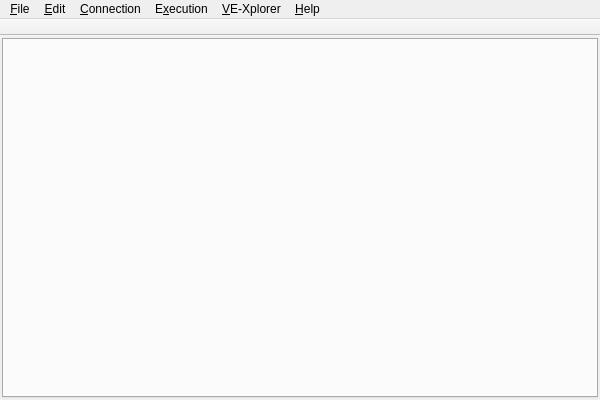
<?xml version="1.0" encoding="UTF-8"?>
<ui version="4.0">
 <class>MainWindow</class>
 <widget class="QMainWindow" name="MainWindow">
  <property name="geometry">
   <rect>
    <x>0</x>
    <y>0</y>
    <width>600</width>
    <height>400</height>
   </rect>
  </property>
  <property name="windowTitle">
   <string>MainWindow</string>
  </property>
  <property name="styleSheet">
   <string notr="true">/*
QToolBar
{
	background: qlineargradient(spread:pad, x1:0, y1:1, x2:0, y2:0, stop:0 rgba(50, 50, 50, 220), stop:1 rgba(150, 150, 150, 220));
background: qlineargradient(spread:pad, x1:0, y1:1, x2:0, y2:0, stop:0 rgba(75, 75, 75, 255), stop: 0.60 rgba(100,100,100,255), stop:0.61 rgba(110,110,110,255), stop:1 rgba(130, 130, 130, 255));
	border-radius: 1px;
}

QToolBar[orientation=&quot;2&quot;]
{
	background:qlineargradient(spread:pad, x1:0, y1:0, x2:1, y2:0, stop:0 rgba(0, 0, 0, 220), stop:1 rgba(100, 100, 100, 220));
background: qlineargradient(spread:pad, x1:0, y1:0, x2:1, y2:0, stop:0 rgba(75, 75, 75, 220), stop: 0.5 rgba(100,100,100,220), stop:0.51 rgba(125,125,125,220), stop:1 rgba(150, 150, 150, 220));
	border-radius: 6px;
}

QToolButton:hover
{
	background: rgba(255,255,255,30);
	border: none;
}
*/</string>
  </property>
  <property name="iconSize">
   <size>
    <width>32</width>
    <height>32</height>
   </size>
  </property>
  <widget class="QWidget" name="centralWidget">
   <layout class="QHBoxLayout" name="horizontalLayout">
    <property name="margin">
     <number>2</number>
    </property>
    <item>
     <widget class="QTabWidget" name="tabWidget">
      <property name="tabPosition">
       <enum>QTabWidget::North</enum>
      </property>
      <property name="tabShape">
       <enum>QTabWidget::Rounded</enum>
      </property>
      <property name="currentIndex">
       <number>-1</number>
      </property>
      <property name="tabsClosable">
       <bool>true</bool>
      </property>
      <property name="movable">
       <bool>true</bool>
      </property>
     </widget>
    </item>
   </layout>
  </widget>
  <widget class="QMenuBar" name="menuBar">
   <property name="geometry">
    <rect>
     <x>0</x>
     <y>0</y>
     <width>600</width>
     <height>19</height>
    </rect>
   </property>
   <property name="nativeMenuBar">
    <bool>false</bool>
   </property>
   <widget class="QMenu" name="menu_File">
    <property name="title">
     <string>&amp;File</string>
    </property>
    <addaction name="actionNew"/>
    <addaction name="actionOpen"/>
    <addaction name="actionRun"/>
    <addaction name="separator"/>
    <addaction name="actionSave"/>
    <addaction name="actionSaveAs"/>
   </widget>
   <widget class="QMenu" name="menu_Edit">
    <property name="title">
     <string>&amp;Edit</string>
    </property>
    <addaction name="actionZoomIn"/>
    <addaction name="actionZoomOut"/>
    <addaction name="actionZoomAll"/>
    <addaction name="actionFind"/>
   </widget>
   <widget class="QMenu" name="menu_Connection">
    <property name="title">
     <string>&amp;Connection</string>
    </property>
   </widget>
   <widget class="QMenu" name="menuE_xecution">
    <property name="title">
     <string>E&amp;xecution</string>
    </property>
   </widget>
   <widget class="QMenu" name="menu_VE_Xplorer">
    <property name="title">
     <string>&amp;VE-Xplorer</string>
    </property>
   </widget>
   <widget class="QMenu" name="menu_Help">
    <property name="title">
     <string>&amp;Help</string>
    </property>
   </widget>
   <addaction name="menu_File"/>
   <addaction name="menu_Edit"/>
   <addaction name="menu_Connection"/>
   <addaction name="menuE_xecution"/>
   <addaction name="menu_VE_Xplorer"/>
   <addaction name="menu_Help"/>
  </widget>
  <widget class="QToolBar" name="mainToolBar">
   <property name="movable">
    <bool>false</bool>
   </property>
   <property name="floatable">
    <bool>false</bool>
   </property>
   <attribute name="toolBarArea">
    <enum>TopToolBarArea</enum>
   </attribute>
   <attribute name="toolBarBreak">
    <bool>false</bool>
   </attribute>
  </widget>
  <action name="actionNew">
   <property name="icon">
    <iconset resource="propertyBrowser/icons.qrc">
     <normaloff>:/xpm/ToolBar/NewDocumentButton.xpm</normaloff>:/xpm/ToolBar/NewDocumentButton.xpm</iconset>
   </property>
   <property name="text">
    <string>&amp;New</string>
   </property>
   <property name="iconVisibleInMenu">
    <bool>false</bool>
   </property>
  </action>
  <action name="actionOpen">
   <property name="icon">
    <iconset resource="propertyBrowser/icons.qrc">
     <normaloff>:/xpm/ToolBar/OpenButton.xpm</normaloff>:/xpm/ToolBar/OpenButton.xpm</iconset>
   </property>
   <property name="text">
    <string>&amp;Open...</string>
   </property>
  </action>
  <action name="actionRun">
   <property name="text">
    <string>&amp;Run...</string>
   </property>
  </action>
  <action name="actionSave">
   <property name="icon">
    <iconset resource="propertyBrowser/icons.qrc">
     <normaloff>:/xpm/ToolBar/SaveButton.xpm</normaloff>:/xpm/ToolBar/SaveButton.xpm</iconset>
   </property>
   <property name="text">
    <string>&amp;Save</string>
   </property>
  </action>
  <action name="actionSaveAs">
   <property name="text">
    <string>Save &amp;As...</string>
   </property>
  </action>
  <action name="actionZoomIn">
   <property name="text">
    <string>Zoom &amp;In</string>
   </property>
  </action>
  <action name="actionZoomOut">
   <property name="text">
    <string>Zoom &amp;Out</string>
   </property>
  </action>
  <action name="actionZoomAll">
   <property name="text">
    <string>Zoom &amp;All</string>
   </property>
  </action>
  <action name="actionFind">
   <property name="text">
    <string>&amp;Find</string>
   </property>
  </action>
  <action name="actionFile">
   <property name="icon">
    <iconset resource="propertyBrowser/icons.qrc">
     <normaloff>:/xpm/ToolBar/NewDocumentButton.xpm</normaloff>:/xpm/ToolBar/NewDocumentButton.xpm</iconset>
   </property>
   <property name="text">
    <string>&amp;File</string>
   </property>
   <property name="toolTip">
    <string>Open and save files</string>
   </property>
  </action>
 </widget>
 <layoutdefault spacing="6" margin="11"/>
 <resources>
  <include location="propertyBrowser/icons.qrc"/>
 </resources>
 <connections/>
</ui>
